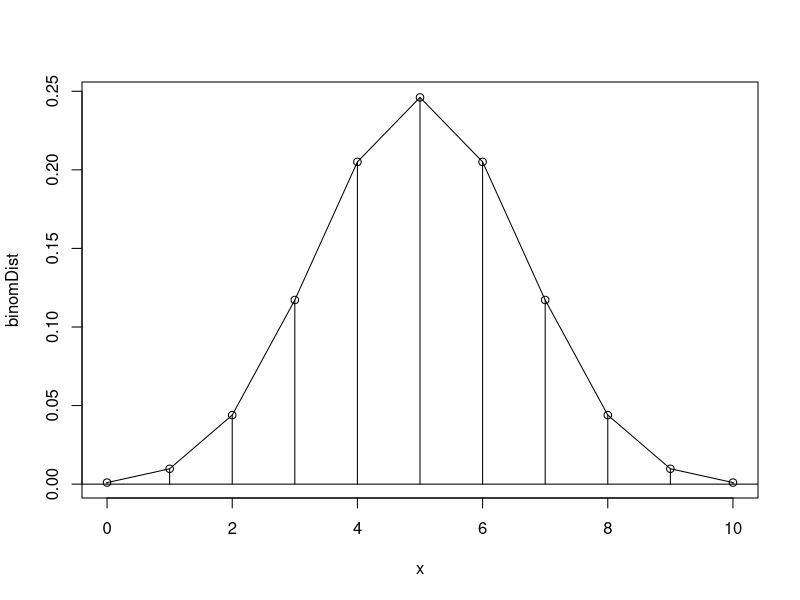
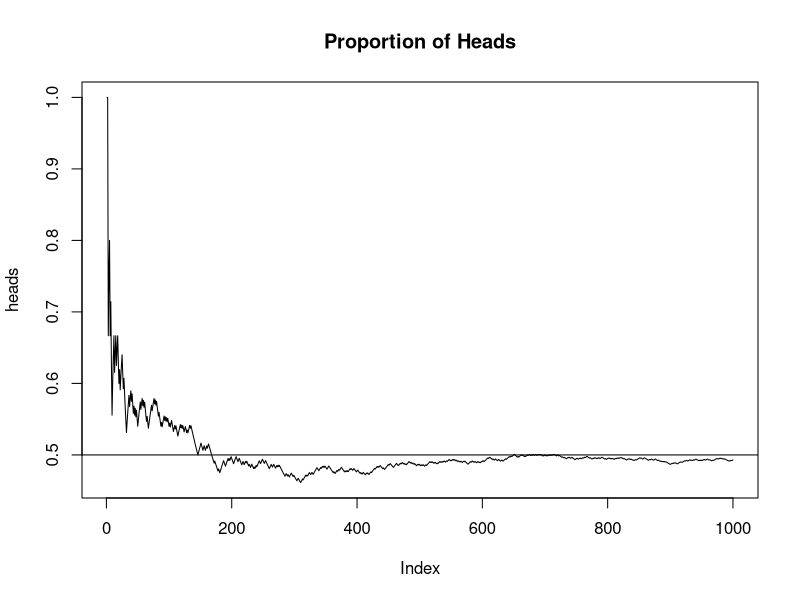
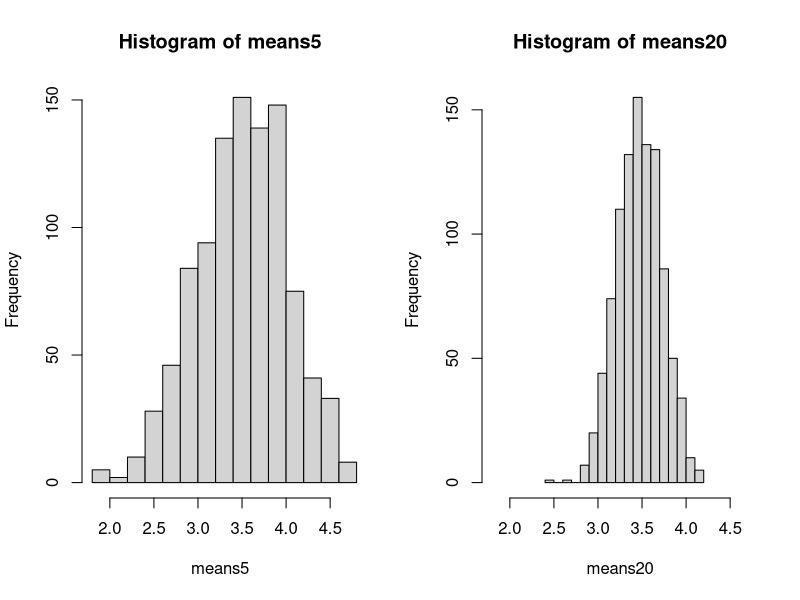
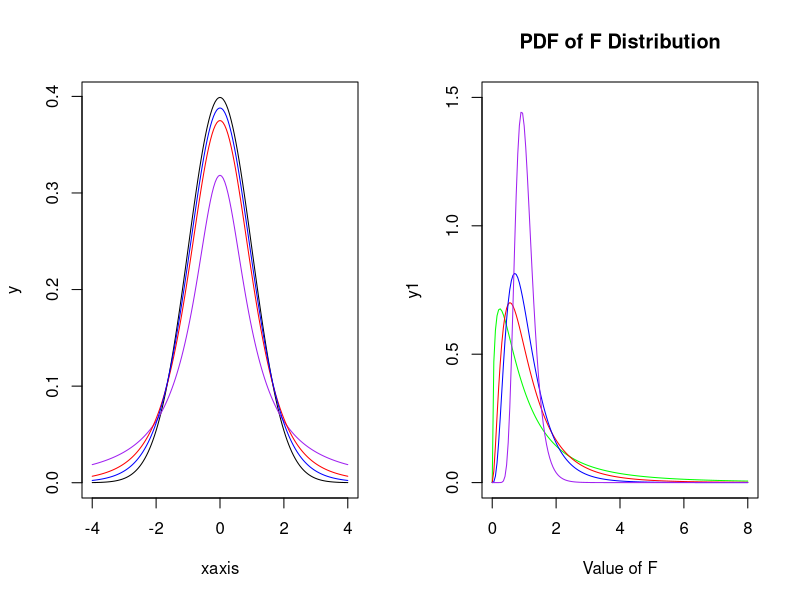
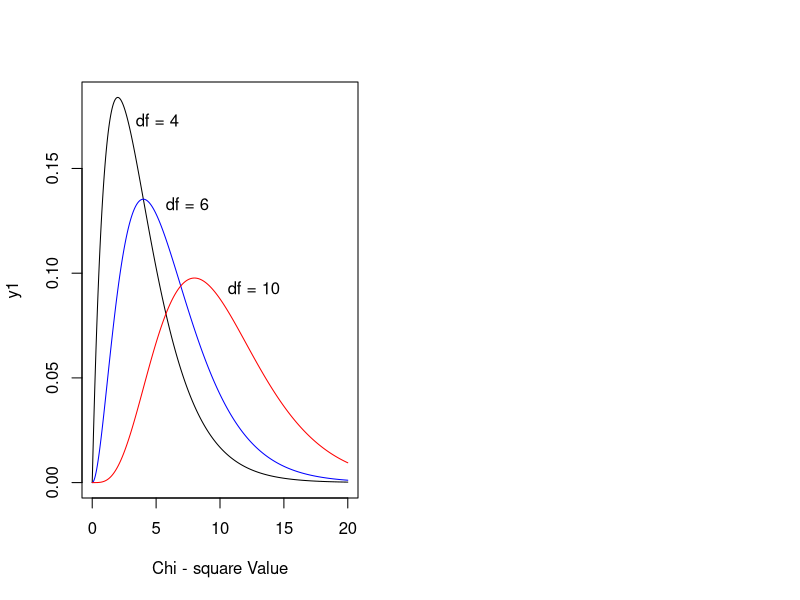

Write R code to recreate these figures, in order.
#choose function
#Note: N choose k means that out of N total objects, we choose k items.
#This is sometimes called _unordered_ because if an item is selected, we do not distinguish _when_ it was selected.

choose (10, 6)

x <- 0:10
x
binomCoinToss <- cbind(dbinom(x,  10, .50))
rownames(binomCoinToss) <- x
binomCoinToss
class(binomCoinToss)


#Note: we keep the x variable we already defined as our x-axis measure
binomDist <- dbinom (x, 10, 0.50)
plot (x,binomDist, type = "h")
points (x, binomDist)
abline (h = 0)
lines (x, binomDist)

sum (dbinom(0:5, 10, .50))
# calculate the probability k <= 5
pbinom(5, 10, .50)
# calculate the probability k > 5
pbinom(5, 10, .50, lower.tail = FALSE)


tosses <- rbinom(1000, 1, .5)
heads <- cumsum(tosses)/1:1000
plot(heads, type = "l", main = "Proportion of Heads")
abline (h = .5)


dpois(10, 12.7)
ppois(10, 12.7)
ppois(10, 12.7, lower.tail = FALSE)

#Empirical  Rule
pnorm(3) - pnorm(-3)
pnorm(2) - pnorm(-2)
pnorm(1) - pnorm(-1)


qnorm(1 - .05/2)
qnorm(1 - .01/2)
qnorm(1 - .10/2)

pnorm(1.96) - pnorm(-1.96)


#faithful dataset
faithful
summary(faithful)

#number of simulations
attach(faithful)

#5 items selected at a time to mean
sampsize5 <- 5
means5 <- replicate(999, mean(sample(eruptions, sampsize5, replace = TRUE)))


#20 items selected at a time to mean
sampsize20 <- 20
means20 <- replicate(999, mean(sample(eruptions, sampsize20, replace = TRUE)))
par (mfrow=c(1,2))

#histograms of the above two mean selections to compare
hist (means5, breaks = 15, xlim = c(1.8, 4.7))
hist (means20, breaks = 15, xlim = c(1.8, 4.7))

detach(faithful)


#Student t distribution (which has a fascinating history of development)
qt(0.975, 18)


#Note thate 18 degrees of freedom indicates there are n = 18+1 sample items
#A more detailed discussion of degrees of freedom is either prerequisite knowledge or beyond the scope of this text.
qt (0.95, 18)
pt (1.734064, 18) - pt(-Inf, 18)


xaxis <- seq(-4, 4, .05)
y <- dnorm(xaxis)
y1 <- dt(xaxis, 1)
y4 <- dt(xaxis, 4)
y9 <- dt(xaxis, 9)
plot(xaxis, y, type = "l")
lines(xaxis, y1, col = "purple")
lines(xaxis, y4, col = "red")
lines(xaxis, y9, col = "blue")


#The F Distrubtion
xaxis <- seq(0, 8, .05) 
y1 <- df(xaxis, 3, 5)
y2 <- df(xaxis, 6, 10)
y3 <- df(xaxis, 9, 20)
y4 <- df(xaxis, 49, 49)
plot(xaxis, y1, type = "l", xlab = "Value of F", main = "PDF of F Distribution", ylim = c(0, 1.5), col = "green")
lines (xaxis, y2, col = "red")
lines (xaxis, y3, col = "blue")
lines (xaxis, y4, col = "purple")


#Chi-Squared Distribution 
xaxis <- seq(0, 20, .05)
y1 <- dchisq(xaxis, 4)
y2 <- dchisq(xaxis, 6)
y3 <- dchisq(xaxis, 10)
plot(xaxis, y1, type = "l", xlab = "Chi - square Value")
lines(xaxis, y2, col = "blue")
lines(xaxis, y3, col = "red")
xcoords <- c(3.4, 5.75, 10.6)
ycoords <- c(0.17, 0.13, 0.09)
labels <- c("df = 4", "df = 6", "df = 10")
text(xcoords, ycoords, labels, adj = c(0,0))

